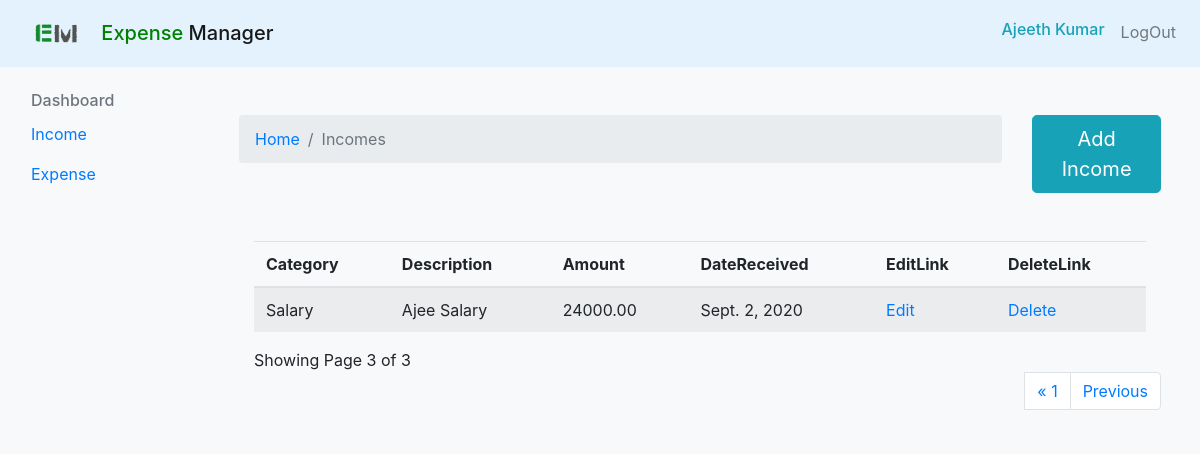
Page /view_income?page=3 (signed in) on the committed database.
### users/models.py (models this page shows, shortened)
class User(AbstractBaseUser, PermissionsMixin):
    email = models.EmailField(max_length=254, unique=True)
    first_name = models.CharField(max_length=252, default='hi')
    last_name = models.CharField(max_length=252, default='user')
    is_staff = models.BooleanField(default=False)
    is_superuser = models.BooleanField(default=False)
    is_active = models.BooleanField(default=True)
    last_login = models.DateTimeField(null=True, blank=True)
    date_joined = models.DateTimeField(auto_now_add=True)
    USERNAME_FIELD = 'email'
    EMAIL_FIELD = 'email'
    REQUIRED_FIELDS = ['first_name', 'last_name']
    objects = UserManager()

### tracker/models.py (models this page shows, shortened)
class Income(models.Model):
    description = models.CharField(max_length=100, blank=True, null=True)
    date_received = models.DateField()
    amount = models.DecimalField(default=0, decimal_places=2, max_digits=20)
    owner = models.ForeignKey(to=User, null=True, on_delete=models.CASCADE)
    category = models.CharField(max_length=255)
    class Meta:
        ordering = ['-date_received']
        verbose_name_plural = 'Incomes'

### tracker/views.py (the view)
# urls.py: path('view_income', view_income, name='view_income'),
def view_income(request):
    incomes = Income.objects.filter(owner=request.user)
    categories = IncomeCategory.objects.all()
    paginator = Paginator(incomes, 2)
    page_number = request.GET.get('page')
    page_obj = Paginator.get_page(paginator, page_number)
    context = {
        'categories': categories,
        'incomes': incomes,
        'page_obj': page_obj,
    }
    return render(request, 'tracker/view_income.html', context)

### templates/tracker/view_income.html (shortened to what this page needs)
{% extends 'base2.html' %}
{% block content %}
<div class="container mt-5">
    <div class="row">
        <div class="col-md-10">
            <nav aria-label="breadcrumb">
              <ol class="breadcrumb">
                <li class="breadcrumb-item"><a href="{% url 'home' %}">Home</a></li>
                <li class="breadcrumb-item active" aria-current="page">Incomes</li>
              </ol>
            </nav>
        </div>
        <div class="col-md-2">
            <a href="{% url 'add_income'%}" class="btn btn-info btn-lg">Add Income</a>
        </div>
    </div>
<div class="container">
    {% if incomes.count %}
    <table class="table table-striped table-hover mt-5">
        <thead>
            <tr>
                <th> Category </th>
                <th> Description </th>
                <th> Amount </th>
                <th> DateReceived </th>
                <th> EditLink </th>
                <th> DeleteLink </th>
            </tr>
        </thead>
        <tbody>
            {% for income in page_obj %}
            <tr>
                <td>{{ income.category }}</td>
                <td>{{ income.description }}</td>
                <td>{{ income.amount }}</td>
                <td>{{ income.date_received}}</td>
                <td><a href="{% url 'edit_income' income.id %}">Edit</a></td>
                <td><a href="{% url 'delete_income' income.id %}">Delete</a></td>
            </tr>
            {% endfor %}
        </tbody>
    </table>
    <div class="">
        Showing Page {{ page_obj.number }} of {{ page_obj.paginator.num_pages }}
    </div>
    {% else %}
        <strong><h5>PLease Add Expense</h5></strong>
    {%  endif %}
    </div>
    <ul class="pagination align-right float-right mr-auto">
        {% if page_obj.has_previous %}
            <li {% if page_obj.number == 1 %} class="page-item active" {% endif %}><a class="page-link"
                                                                      href="?page=1">&laquo; 1</a></li>
            <li class="page-item"><a class="page-link" href="?page={{ page_obj.previous_page_number }}">
                                                                                       Previous</a></li>
        {% endif %}
    </ul>
</div>
{% endblock %}

### templates/base2.html (shortened to what this page needs)
{% load static %}
<html lang="en">
  <head>
    <link href="{% static 'css/tracker/bootstrap.min.css' %}" rel="stylesheet">
  </head>
  <body class=" bg-light ">
    <nav class="navbar navbar-expand-lg navbar-light" style="background-color: #e3f2fd;">
              <h5><a class="navbar-brand mt-2" href="{%url 'home' %}">
                  <img src="{% static 'img/EM.png' %}" width="80" height="25" class="d-inline-block align-top" alt="" loading="lazy">
                  <span style="color: green">Expense</span> Manager</a>
              </h5>
              <div class="collapse navbar-collapse" id="navbarSupportedContent">
                <ul class="navbar-nav ml-auto">
                    {% if user.is_authenticated %}
                        <li class="nav-item">
                            <h6 class="nav-link text-info mt-" >{{user.first_name}} {{ user.last_name }}</h6>
                        </li>
                        <li class="nav-item">
                            <a class="nav-link mt-0" href="{% url 'logout' %}">LogOut</a>
                        </li>
                    {% endif %}
                </ul>
                </div>
       </nav>
    <div class="container-fluid">
      <div class="row">
        {% include  'partials/sidebar.html' %}
        <main role="main" class="col-md-9 ml-sm-auto col-lg-10 px-md-4">
              {% block content %}
              {% endblock %}
        </main>
      </div>
  </div>
        </body>
</html>

### rows in the picture
User: first_name "Ajeeth", last_name "Kumar"
Income: category "Salary", description "Ajee Salary", amount "24000.00", date_received "Sept. 2, 2020"

### other values in the picture
{{ page_obj.number }} "3"
{{ page_obj.paginator.num_pages }} "3"
